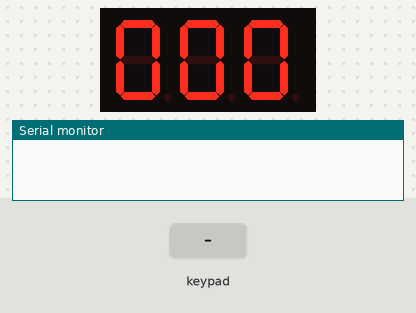
Recording of a sketch running on a simulated Arduino Uno, built with avr-gcc and run on an emulated ATmega328P. On the bench: 3-digit seven-segment display, the last lines printed to the serial monitor. Wiring (inferred from the names in the program): 3-digit 7-segment display, segments lit when HIGH: segments pin 2, pin 3, pin 4, pin 5, pin 6, pin 7, pin 8; digit selects pin 10, pin 11, pin 12. The test bench sets the inputs (shaded band). The segment pins are drawn as the display they are named for.

Above: at 1.2 s.
1.3 s: keypad keys 1 2 # pressed 0.4 s apart
At 2.8 s:
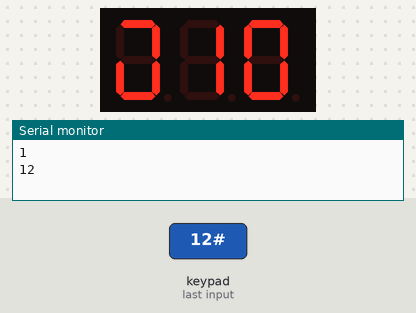
4.0 s: keypad keys 1 2 # pressed 0.4 s apart
At 5.4 s:
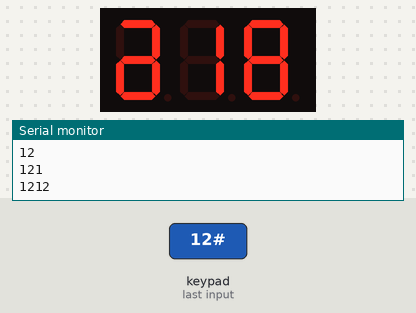
6.7 s: keypad keys 2 5 # pressed 0.4 s apart
At 8.1 s:
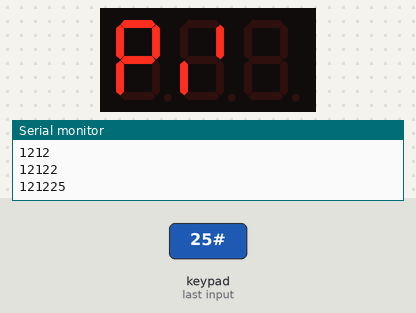
9.4 s: keypad keys 2 5 # pressed 0.4 s apart
At 11.4 s:
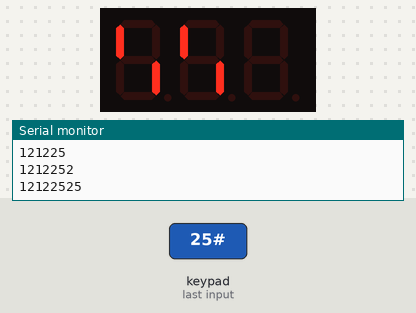
12.1 s: keypad keys 1 2 # pressed 0.4 s apart
At 13.8 s:
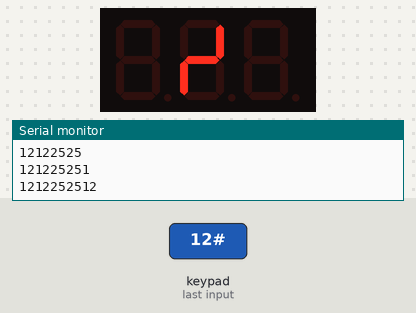
14.8 s: keypad keys 1 2 # pressed 0.4 s apart
At 16.7 s:
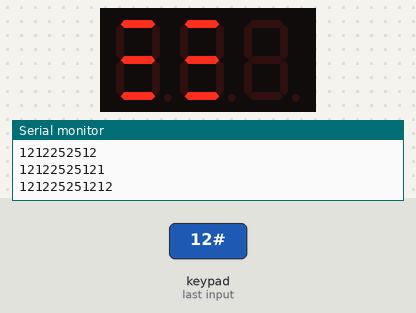
Timing chart, 0 to 18.2 s (numbered marks = the images above; inputs shaded):
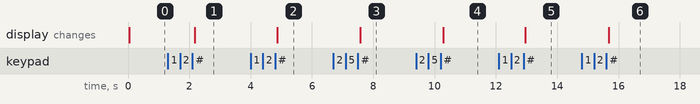

The sketch:

Lab3.ino
```cpp
#include <Keypad.h>  //引用Keypad函式庫
#define KEY_ROWS 4   //按鍵模組的列數
#define KEY_COLS 4   //按鍵模組的行數
const byte colPins[4] = {13, 9, A4, A5};
const byte rowPins[4] = {A0, A1, A2, A3};
const char keymap[KEY_ROWS][KEY_COLS] = {
  { '1', '2', '3', 'A' },
  { '4', '5', '6', 'B' },
  { '7', '8', '9', 'C' },
  { '*', '0', '#', 'D' }
};
Keypad myKeypad = Keypad(makeKeymap(keymap), rowPins, colPins, KEY_ROWS, KEY_COLS);
const int SEG_COM[3] = {10, 11, 12};  //控制線
const int SEG[7] = {2, 3, 4, 5, 6, 7, 8};                     //控制線
const int SEG_data[10][8] = { { 1, 1, 1, 1, 1, 1, 0, 0 },    //"0"  //資料線
                              { 0, 1, 1, 0, 0, 0, 0, 0 },    //"1"
                              { 1, 1, 0, 1, 1, 0, 1, 0 },    //"2"
                              { 1, 1, 1, 1, 0, 0, 1, 0 },    //"3"
                              { 0, 1, 1, 0, 0, 1, 1, 0 },    //"4"
                              { 1, 0, 1, 1, 0, 1, 1, 0 },    //"5"
                              { 1, 0, 1, 1, 1, 1, 1, 0 },    //"6"
                              { 1, 1, 1, 0, 0, 0, 0, 0 },    //"7"
                              { 1, 1, 1, 1, 1, 1, 1, 0 },    //"8"
                              { 1, 1, 1, 0, 0, 1, 1, 0 } };  //"9"

//your variable
int disp[3];  //顯示數字
int Num = 0;
volatile int pos = 0;  // index of disp[]
String buffer;
void setup() {
  Serial.begin(115200);
  //共陽極
  for (int i = 2; i <= 13; i++) {
    pinMode(i, OUTPUT);
    digitalWrite(i, HIGH);  //共陽極
  }
  // initialize timer1
  // disable all interrupts
  noInterrupts();
  // TCCR1A Reset
  TCCR1A = 0;
  // TCCR1B Reset
  TCCR1B = 0;
  // load timer
  TCNT1 = 0;
  // set compare value by OCR1?
  OCR1A = 1250;  // 16MHz/64/200Hz
  // 64 prescaler
  // set CTC mode by TCCR1?
  TCCR1B |= (1 << CS11);
  TCCR1B |= (1 << CS10);
  //enable  Timer1 compare interrupt mode by TIMSK?
  TIMSK1 |= (1 << OCIE1A);  // enable Outout Compare A Match Interrupt
  //enable  interrupt
  interrupts();
}

void loop() {
  //透過Keypad函式庫裡的getkey()方法讀取按鍵的字元
  char key = myKeypad.getKey();
  //TODO
  if (key >= 48 && key <= 57) {
    buffer = buffer + key;
    Serial.println(buffer);
  }
  if (key == '#') {
    //TODO
    Num = buffer.toInt();
    number_transfer(Num);
  }
  if (key == '*') {
    //TODO
    buffer = "";
  }
}
//200Hz
ISR(TIMER1_COMPA_vect) {
  //七段顯示不同位數的觸發、結束、資料線寫入數值
  //TODO
  TCNT1 = 0;
  digitalWrite(SEG_COM[pos], HIGH);  //結束觸發第i位數顯示數字
  pos = (pos + 1) % 3;
  digitalWrite(SEG_COM[pos], LOW);  //觸發第i位數顯示數字
  SEG_Drive(disp[pos]);             //資料線寫入數值
}
void number_transfer(int Num) {  //三位數拆成三個獨立的數字，存入陣列disp[]中
  //TODO
  disp[0] = Num % 10;
  disp[1] = (Num / 10) % 10;
  disp[2] = Num / 100;
}
void SEG_Drive(int number) {  //將字元變數從SEG_data[][]找到相對應的位置，並寫入a~g中
                              //TODO
  for (int i = 0; i < 8; i++) {
    digitalWrite(SEG[i], SEG_data[number][i]);
  }
}
```

Measured:
- after the input at 1.3 s, the display: changes after 0.88 s (image 1)
- after the input at 4.0 s, the display: changes after 0.86 s (image 2)
- after the input at 6.7 s, the display: changes after 0.88 s (image 3)
- after the input at 9.4 s, the display: changes after 0.88 s (image 4)
- after the input at 12.1 s, the display: changes after 0.86 s (image 5)
- after the input at 14.8 s, the display: changes after 0.88 s (image 6)
